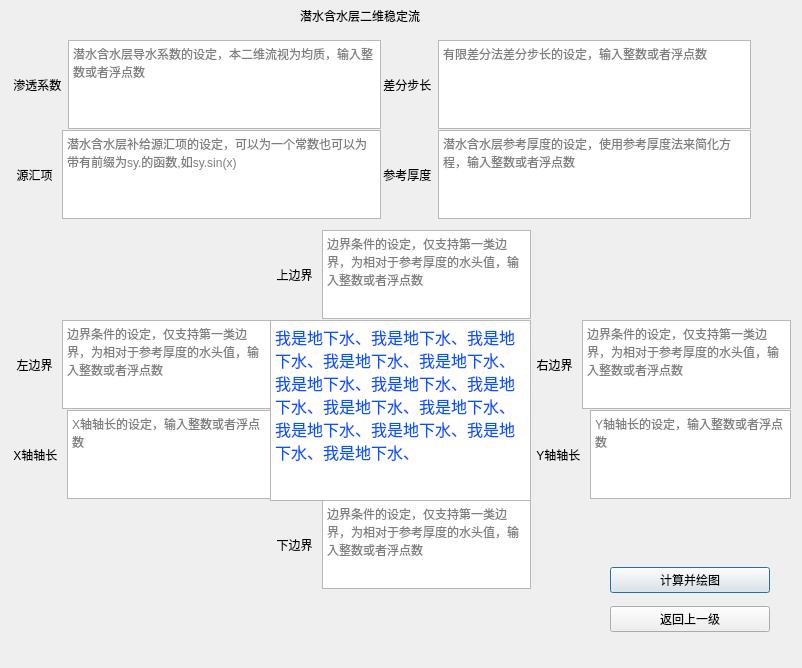
<?xml version="1.0" encoding="UTF-8"?>
<ui version="4.0">
 <class>two_dimension_unconfined_aquifer_stable_flow</class>
 <widget class="QDialog" name="two_dimension_unconfined_aquifer_stable_flow">
  <property name="windowModality">
   <enum>Qt::NonModal</enum>
  </property>
  <property name="geometry">
   <rect>
    <x>0</x>
    <y>0</y>
    <width>802</width>
    <height>668</height>
   </rect>
  </property>
  <property name="windowTitle">
   <string>two dimension unconfined aquifer stable flow</string>
  </property>
  <widget class="QLabel" name="label">
   <property name="geometry">
    <rect>
     <x>300</x>
     <y>0</y>
     <width>181</width>
     <height>31</height>
    </rect>
   </property>
   <property name="text">
    <string>潜水含水层二维稳定流</string>
   </property>
  </widget>
  <widget class="QWidget" name="horizontalLayoutWidget">
   <property name="geometry">
    <rect>
     <x>10</x>
     <y>40</y>
     <width>371</width>
     <height>89</height>
    </rect>
   </property>
   <layout class="QHBoxLayout" name="horizontalLayout">
    <item>
     <widget class="QLabel" name="label_2">
      <property name="text">
       <string> 渗透系数</string>
      </property>
     </widget>
    </item>
    <item>
     <widget class="QTextEdit" name="hydraulic_conductivity">
      <property name="placeholderText">
       <string>潜水含水层导水系数的设定，本二维流视为均质，输入整数或者浮点数</string>
      </property>
     </widget>
    </item>
   </layout>
  </widget>
  <widget class="QWidget" name="horizontalLayoutWidget_2">
   <property name="geometry">
    <rect>
     <x>10</x>
     <y>130</y>
     <width>371</width>
     <height>89</height>
    </rect>
   </property>
   <layout class="QHBoxLayout" name="horizontalLayout_2">
    <item>
     <widget class="QLabel" name="label_3">
      <property name="text">
       <string>  源汇项 </string>
      </property>
     </widget>
    </item>
    <item>
     <widget class="QTextEdit" name="leakage_recharge">
      <property name="placeholderText">
       <string>潜水含水层补给源汇项的设定，可以为一个常数也可以为带有前缀为sy.的函数,如sy.sin(x)</string>
      </property>
     </widget>
    </item>
   </layout>
  </widget>
  <widget class="QWidget" name="verticalLayoutWidget">
   <property name="geometry">
    <rect>
     <x>610</x>
     <y>560</y>
     <width>160</width>
     <height>80</height>
    </rect>
   </property>
   <layout class="QVBoxLayout" name="verticalLayout">
    <item>
     <widget class="QPushButton" name="draw">
      <property name="text">
       <string>计算并绘图</string>
      </property>
     </widget>
    </item>
    <item>
     <widget class="QPushButton" name="back">
      <property name="text">
       <string>返回上一级</string>
      </property>
     </widget>
    </item>
   </layout>
  </widget>
  <widget class="QWidget" name="horizontalLayoutWidget_5">
   <property name="geometry">
    <rect>
     <x>380</x>
     <y>40</y>
     <width>371</width>
     <height>89</height>
    </rect>
   </property>
   <layout class="QHBoxLayout" name="horizontalLayout_5">
    <item>
     <widget class="QLabel" name="label_6">
      <property name="text">
       <string> 差分步长</string>
      </property>
     </widget>
    </item>
    <item>
     <widget class="QTextEdit" name="step_length">
      <property name="placeholderText">
       <string>有限差分法差分步长的设定，输入整数或者浮点数</string>
      </property>
     </widget>
    </item>
   </layout>
  </widget>
  <widget class="QWidget" name="horizontalLayoutWidget_4">
   <property name="geometry">
    <rect>
     <x>530</x>
     <y>320</y>
     <width>261</width>
     <height>89</height>
    </rect>
   </property>
   <layout class="QHBoxLayout" name="horizontalLayout_4">
    <item>
     <widget class="QLabel" name="label_5">
      <property name="text">
       <string>  右边界 </string>
      </property>
     </widget>
    </item>
    <item>
     <widget class="QTextEdit" name="r_boundary">
      <property name="placeholderText">
       <string>边界条件的设定，仅支持第一类边界，为相对于参考厚度的水头值，输入整数或者浮点数</string>
      </property>
     </widget>
    </item>
   </layout>
  </widget>
  <widget class="QWidget" name="horizontalLayoutWidget_3">
   <property name="geometry">
    <rect>
     <x>10</x>
     <y>320</y>
     <width>261</width>
     <height>89</height>
    </rect>
   </property>
   <layout class="QHBoxLayout" name="horizontalLayout_3">
    <item>
     <widget class="QLabel" name="label_4">
      <property name="text">
       <string>  左边界 </string>
      </property>
     </widget>
    </item>
    <item>
     <widget class="QTextEdit" name="l_boundary">
      <property name="placeholderText">
       <string>边界条件的设定，仅支持第一类边界，为相对于参考厚度的水头值，输入整数或者浮点数</string>
      </property>
     </widget>
    </item>
   </layout>
  </widget>
  <widget class="QWidget" name="horizontalLayoutWidget_7">
   <property name="geometry">
    <rect>
     <x>270</x>
     <y>230</y>
     <width>261</width>
     <height>89</height>
    </rect>
   </property>
   <layout class="QHBoxLayout" name="horizontalLayout_7">
    <item>
     <widget class="QLabel" name="label_8">
      <property name="text">
       <string>  上边界 </string>
      </property>
     </widget>
    </item>
    <item>
     <widget class="QTextEdit" name="t_boundary">
      <property name="placeholderText">
       <string>边界条件的设定，仅支持第一类边界，为相对于参考厚度的水头值，输入整数或者浮点数</string>
      </property>
     </widget>
    </item>
   </layout>
  </widget>
  <widget class="QWidget" name="horizontalLayoutWidget_8">
   <property name="geometry">
    <rect>
     <x>270</x>
     <y>500</y>
     <width>261</width>
     <height>89</height>
    </rect>
   </property>
   <layout class="QHBoxLayout" name="horizontalLayout_8">
    <item>
     <widget class="QLabel" name="label_9">
      <property name="text">
       <string>  下边界 </string>
      </property>
     </widget>
    </item>
    <item>
     <widget class="QTextEdit" name="b_boundary">
      <property name="placeholderText">
       <string>边界条件的设定，仅支持第一类边界，为相对于参考厚度的水头值，输入整数或者浮点数</string>
      </property>
     </widget>
    </item>
   </layout>
  </widget>
  <widget class="QTextBrowser" name="textBrowser">
   <property name="geometry">
    <rect>
     <x>270</x>
     <y>320</y>
     <width>261</width>
     <height>181</height>
    </rect>
   </property>
   <property name="html">
    <string>&lt;!DOCTYPE HTML PUBLIC &quot;-//W3C//DTD HTML 4.0//EN&quot; &quot;http://www.w3.org/TR/REC-html40/strict.dtd&quot;&gt;
&lt;html&gt;&lt;head&gt;&lt;meta name=&quot;qrichtext&quot; content=&quot;1&quot; /&gt;&lt;style type=&quot;text/css&quot;&gt;
p, li { white-space: pre-wrap; }
&lt;/style&gt;&lt;/head&gt;&lt;body style=&quot; font-family:'SimSun'; font-size:9pt; font-weight:400; font-style:normal;&quot;&gt;
&lt;p style=&quot; margin-top:0px; margin-bottom:0px; margin-left:0px; margin-right:0px; -qt-block-indent:0; text-indent:0px;&quot;&gt;&lt;span style=&quot; font-size:12pt; color:#0055ff;&quot;&gt;我是地下水、我是地下水、我是地下水、我是地下水、我是地下水、我是地下水、我是地下水、我是地下水、我是地下水、我是地下水、我是地下水、我是地下水、我是地下水、我是地下水、&lt;/span&gt;&lt;/p&gt;&lt;/body&gt;&lt;/html&gt;</string>
   </property>
  </widget>
  <widget class="QWidget" name="horizontalLayoutWidget_9">
   <property name="geometry">
    <rect>
     <x>10</x>
     <y>410</y>
     <width>261</width>
     <height>89</height>
    </rect>
   </property>
   <layout class="QHBoxLayout" name="horizontalLayout_9">
    <item>
     <widget class="QLabel" name="label_10">
      <property name="text">
       <string> X轴轴长 </string>
      </property>
     </widget>
    </item>
    <item>
     <widget class="QTextEdit" name="x_length">
      <property name="placeholderText">
       <string>X轴轴长的设定，输入整数或者浮点数</string>
      </property>
     </widget>
    </item>
   </layout>
  </widget>
  <widget class="QWidget" name="horizontalLayoutWidget_10">
   <property name="geometry">
    <rect>
     <x>530</x>
     <y>410</y>
     <width>261</width>
     <height>89</height>
    </rect>
   </property>
   <layout class="QHBoxLayout" name="horizontalLayout_10">
    <item>
     <widget class="QLabel" name="label_11">
      <property name="text">
       <string>  Y轴轴长 </string>
      </property>
     </widget>
    </item>
    <item>
     <widget class="QTextEdit" name="y_length">
      <property name="placeholderText">
       <string>Y轴轴长的设定，输入整数或者浮点数</string>
      </property>
     </widget>
    </item>
   </layout>
  </widget>
  <widget class="QWidget" name="horizontalLayoutWidget_6">
   <property name="geometry">
    <rect>
     <x>380</x>
     <y>130</y>
     <width>371</width>
     <height>89</height>
    </rect>
   </property>
   <layout class="QHBoxLayout" name="horizontalLayout_6">
    <item>
     <widget class="QLabel" name="label_7">
      <property name="text">
       <string> 参考厚度</string>
      </property>
     </widget>
    </item>
    <item>
     <widget class="QTextEdit" name="transmissivity_2">
      <property name="placeholderText">
       <string>潜水含水层参考厚度的设定，使用参考厚度法来简化方程，输入整数或者浮点数</string>
      </property>
     </widget>
    </item>
   </layout>
  </widget>
 </widget>
 <resources>
  <include location="../resource.qrc"/>
 </resources>
 <connections/>
</ui>
